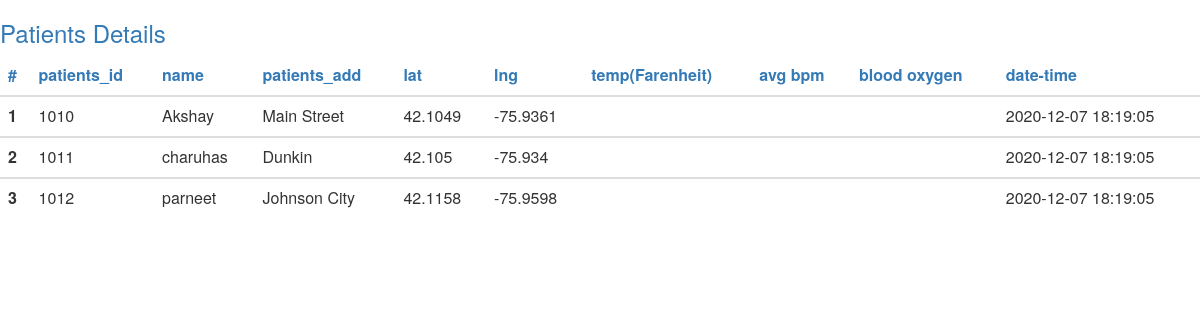
Before: /patients.php with the older database file.
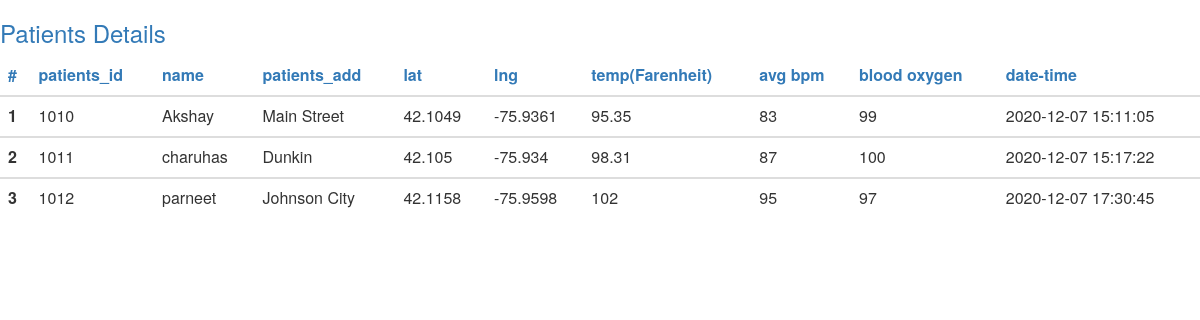
After: the same page with the newer database file.
### tables this page shows
CREATE TABLE `patients` (
  `patients_id` int(11) NOT NULL,
  `name` varchar(100) NOT NULL,
  `patients_add` varchar(100) NOT NULL,
  `lat` float DEFAULT NULL,
  `lng` float DEFAULT NULL,
  `temp` float DEFAULT NULL,
  `bpm` float DEFAULT NULL,
  `blood oxygen` int(11) DEFAULT NULL,
  `a_id` int(11) NOT NULL,
  `Date-Time` timestamp NOT NULL DEFAULT current_timestamp()
);

### patients.php (the view, shortened to what this page needs)
<html lang="en">
<head>
  <link rel="stylesheet" href="https://maxcdn.bootstrapcdn.com/bootstrap/3.3.7/css/bootstrap.min.css">
</head>
<body>
  <h3 class="text-primary">Patients Details</h3>
<div class=" col-lg-12 content-wrapper">
      <div class="row" id="show">
                    <table class="table table-hover">
                       <thead>
                          <tr class="text-primary">
                             <th>#</th>
                             <th>patients_id</th>
                             <th>name</th>
                             <th>patients_add</th>
                             <th>lat</th>
                             <th>lng</th>
                             <th>temp(Farenheit)</th>
                             <th>avg bpm</th>
                             <th>blood oxygen</th>
                             <th>date-time</th>
                          </tr>
                       </thead>
<?php
include('config.php');
$sql = "select * from patients" ;
$count=1;
$result = mysqli_query($db , $sql);
if (mysqli_num_rows($result) > 0) {
while($row = mysqli_fetch_assoc($result)) { ?>
                        <tbody>
                           <tr>
                              <th scope="row">
                              <?php echo $count; ?>
                              </th>
                              <td>
                              <?php echo $row['patients_id']; ?>
                              </td>
                              <td>
                              <?php echo $row['name']; ?>
                              </td>
                              <td>
                              <?php echo $row['patients_add']; ?>
                              </td>
                              <td>
                              <?php echo $row['lat']; ?>
                              </td>
                              <td>
                              <?php echo $row['lng']; ?>
                              </td>
                              <td>
                              <?php echo $row['temp']; ?>
                              </td>
                              <td>
                              <?php echo $row['bpm']; ?>
                              </td>
                              <td>
                              <?php echo $row['blood oxygen']; ?>
                              </td>
                              <td>
                              <?php echo $row['Date-Time']; ?>
                              </td>
                           </tr>
                        </tbody>
<?php
$count++;
}
} else {
echo "0 results";
}
?>
      </table>
</div>
</div>
</body>
</html>

Changed rows visible on the page:
changed patients "Akshay": temp (not shown) → "95.35"; bpm (not shown) → "83"; blood oxygen (not shown) → "99"; value "2020-12-07 18:19:05" → "2020-12-07 15:11:05"
changed patients "charuhas": temp (not shown) → "98.31"; bpm (not shown) → "87"; blood oxygen (not shown) → "100"; value "2020-12-07 18:19:05" → "2020-12-07 15:17:22"
changed patients "parneet": temp (not shown) → "102"; bpm (not shown) → "95"; blood oxygen (not shown) → "97"; value "2020-12-07 18:19:05" → "2020-12-07 17:30:45"
